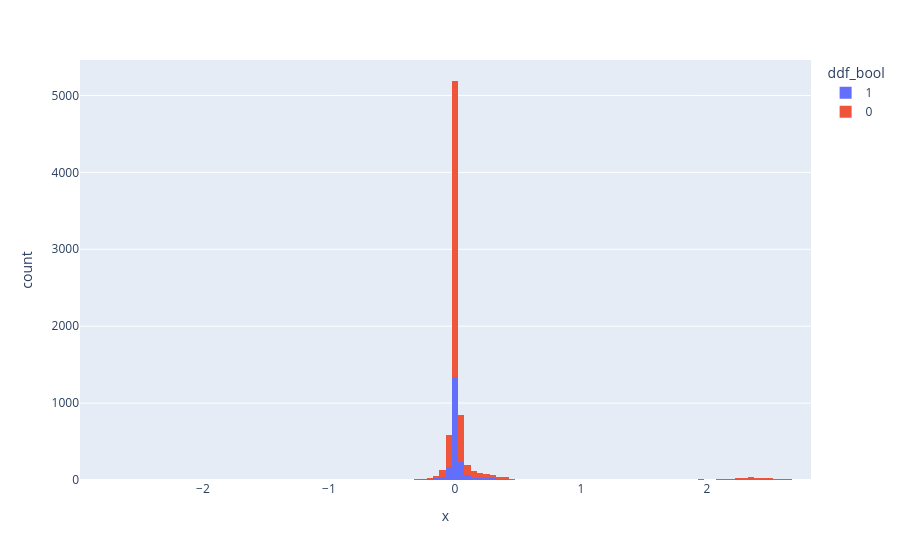

This figure's notebook cell:
### Markdown cell above
## e) Now create a bar chart/histogram of some of the meta variables with px.histogram(data, x="",...)
Pick a color encoding s.t. that your histogram conveys a meaningful message about the types of sources in the plasticc dataset

### Code cell
x = data["hostgal_photoz"] - data["hostgal_specz"]
fig = px.histogram(data, x = x, color="ddf_bool")
fig.show()

### Figure 1 — Plotly figure (JSON) as saved in the notebook; plotly's stock layout.template omitted (floating-point values rounded to 4 significant figures; data arrays with more than 128 entries replaced by an {"elided": "..."} marker saying what was removed)
{"data": [{"bingroup": "x", "hovertemplate": "ddf_bool=1<br>x=%{x}<br>count=%{y}<extra></extra>", "legendgroup": "1", "marker": {"color": "#636efa", "pattern": {"shape": ""}}, "name": "1", "orientation": "v", "showlegend": true, "type": "histogram", "x": {"elided": "2116 float values"}, "xaxis": "x", "yaxis": "y"}, {"bingroup": "x", "hovertemplate": "ddf_bool=0<br>x=%{x}<br>count=%{y}<extra></extra>", "legendgroup": "0", "marker": {"color": "#EF553B", "pattern": {"shape": ""}}, "name": "0", "orientation": "v", "showlegend": true, "type": "histogram", "x": {"elided": "5732 float values"}, "xaxis": "x", "yaxis": "y"}], "layout": {"barmode": "relative", "legend": {"title": {"text": "ddf_bool"}, "tracegroupgap": 0}, "margin": {"t": 60}, "xaxis": {"anchor": "y", "domain": [0, 1], "title": {"text": "x"}}, "yaxis": {"anchor": "x", "domain": [0, 1], "title": {"text": "count"}}}}
